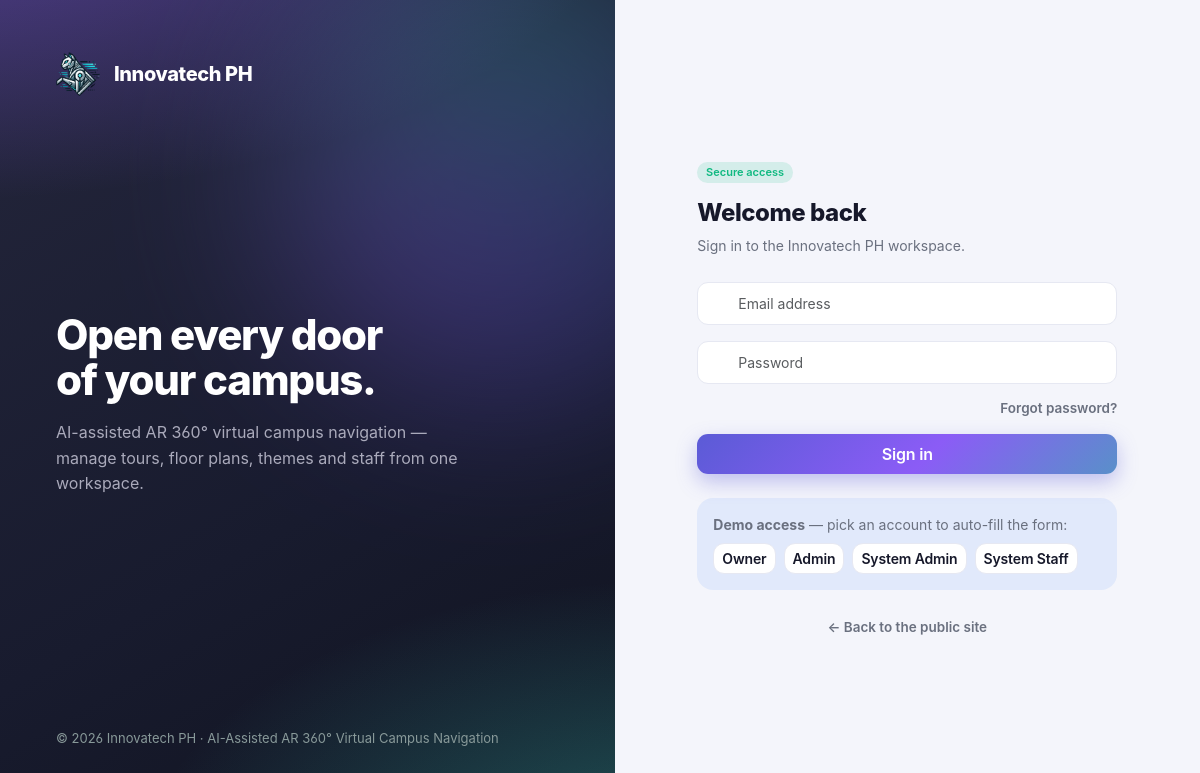
The app's page /admin/index.php with its own data.
### tables this page shows
CREATE TABLE `users` (
  `id` int UNSIGNED NOT NULL,
  `role_id` tinyint UNSIGNED NOT NULL,
  `institution_id` int UNSIGNED DEFAULT NULL COMMENT 'NULL for owner; required for admin/staff; optional for user',
  `supervisor_user_id` int UNSIGNED DEFAULT NULL COMMENT 'staff reports to this admin',
  `email` varchar(191) NOT NULL,
  `username` varchar(64) DEFAULT NULL,
  `password_hash` varchar(255) NOT NULL,
  `first_name` varchar(80) NOT NULL,
  `last_name` varchar(80) NOT NULL,
  `phone` varchar(32) DEFAULT NULL,
  `avatar_path` varchar(255) DEFAULT NULL,
  `is_active` tinyint(1) NOT NULL DEFAULT '1',
  `email_verified_at` datetime DEFAULT NULL,
  `last_login_at` datetime DEFAULT NULL,
  `created_by` int UNSIGNED DEFAULT NULL,
  `created_at` datetime NOT NULL DEFAULT CURRENT_TIMESTAMP,
  `updated_at` datetime NOT NULL DEFAULT CURRENT_TIMESTAMP ON UPDATE CURRENT_TIMESTAMP,
  `deleted_at` datetime DEFAULT NULL
);

CREATE TABLE `roles` (
  `id` tinyint UNSIGNED NOT NULL,
  `slug` varchar(32) NOT NULL,
  `name` varchar(64) NOT NULL,
  `description` varchar(255) DEFAULT NULL
);

### includes/functions.php (called while the page is built, shortened)
<?php
function db(): PDO
{
    $options = [
        PDO::ATTR_ERRMODE => PDO::ERRMODE_EXCEPTION,
        PDO::ATTR_DEFAULT_FETCH_MODE => PDO::FETCH_ASSOC,
        PDO::ATTR_EMULATE_PREPARES => false,
    ];
    $pdo = new PDO(
        'mysql:host=' . DB_HOST . ';port=' . DB_PORT . ';dbname=' . DB_NAME . ';charset=utf8mb4',
        DB_USER,
        DB_PASS,
        $options
    );
    return $pdo;
}
final class DbCrud
{
    public PDO $pdo;
    public function __construct(?PDO $pdo = null)
    {
        $this->pdo = $pdo ?? db();
    }
    public function raw(string $sql, array $params = []): PDOStatement
    {
        $stmt = $this->pdo->prepare($sql);
        $stmt->execute($params);
        return $stmt;
    }
}
function crud(): DbCrud
{
    static $instance = null;
    return $instance ??= new DbCrud();
}
function h($value): string
{
    return htmlspecialchars((string) $value, ENT_QUOTES, 'UTF-8');
}
function url(string $path = '', bool $absolute = false): string
{
    $path = ltrim($path, '/');
    $parts = explode('?', $path, 2);
    $base = $parts[0];
    if ($base !== '' && !str_ends_with($base, '/') && !str_contains(basename($base), '.')) {
        if (is_file(ROOT_PATH . '/' . $base . '.php')) {
            $parts[0] = $base . '.php';
            $path = implode('?', $parts);
        }
    }
    return BASE_URL . '/' . $path;
}

### admin/index.php (the view, shortened to what this page needs)
<?php
require_once __DIR__ . '/../includes/functions.php';
$action = $_GET['action'] ?? 'login';
$forgotSent = false;
$devResetLink = $_SESSION['_dev_reset_link'] ?? null;
$quickAccs = [];
try {
  $quickAccs = crud()->raw(
    "SELECT u.email, r.name AS role_name, r.slug AS role_slug, u.first_name, u.last_name
         FROM users u JOIN roles r ON r.id = u.role_id
         WHERE u.deleted_at IS NULL AND u.is_active = 1
         ORDER BY r.id ASC"
  )->fetchAll();
} catch (Throwable $e) {
  $quickAccs = [];
}
?>
<!DOCTYPE html>
<html lang="en" data-bs-theme="dark">
<head>
  <link href="<?= url('assets/css/inter-font.css') ?>" rel="stylesheet">
  <link href="<?= url('assets/css/bootstrap.min.css') ?>" rel="stylesheet">
  <link href="<?= url('admin/assets/css/dashboard.css') ?>" rel="stylesheet">
</head>
<body class="page-auth">
  <div class="login-wrap">
    <div class="login-brand">
      <div class="brand">
        <div class="logo"><img src="<?= url('assets/logo2.webp') ?>" alt="Innovatech PH"></div>
        <span><?= h(APP_NAME) ?></span>
      </div>
      <div class="tagline">
        <h1>Open every door<br>of your campus.</h1>
        <p>AI-assisted AR 360° virtual campus navigation — manage tours, floor plans, themes and staff from one
          workspace.</p>
      </div>
      <div class="foot">© <?= date('Y') ?> <?= h(APP_NAME) ?> · <?= h(APP_PRODUCT) ?></div>
    </div>
    <div class="login-card-wrap">
      <div class="login-card">
        <?php if ($action === 'forgot'): ?>
          <a class="back-link mb-3" href="<?= url('admin/index') ?>">← Back to sign in</a>
          <h2 class="mt-2">Reset password</h2>
          <p class="sub">Enter your email and we'll send you a secure reset link.</p>
          <?php if ($forgotSent): ?>
            <div class="alert alert-ia-success border-0 rounded-4">
              If that email exists, a reset link is on its way.
              <?php if ($devResetLink): ?>
                <div class="mt-2 small break-all">
                  <strong>Dev link (SMTP not configured):</strong><br>
                  <a href="<?= h($devResetLink) ?>"><?= h($devResetLink) ?></a>
                </div>
              <?php endif; ?>
            </div>
          <?php else: ?>
            <form method="post" action="<?= url('admin/index?action=forgot') ?>" class="d-grid gap-3">
              <input type="hidden" name="form" value="forgot">
              <div class="input-icon">
                <span class="icon"><?= ia_icon('mail', 16) ?></span>
                <input type="email" name="email" class="form-control" placeholder="you@school.edu.ph" required autofocus>
              </div>
              <button class="btn btn-grad py-2" type="submit">Send reset link</button>
            </form>
          <?php endif; ?>
        <?php else: ?>
          <div class="d-flex align-items-center justify-content-between mb-3">
            <span class="badge badge-live">Secure access</span>
          </div>
          <h2>Welcome back</h2>
          <p class="sub">Sign in to the <?= h(APP_NAME) ?> workspace.</p>
          <form method="post" class="d-grid gap-3">
            <div class="input-icon">
              <input type="email" name="email" class="form-control" placeholder="Email address" required autofocus
                value="<?= h($_POST['email'] ?? '') ?>">
            </div>
            <div class="input-icon">
              <input type="password" name="password" class="form-control" placeholder="Password" required id="login-pw">
              <button type="button" class="pw-eye-icon btn" data-pw="login-pw" tabindex="-1" title="Show password"
                aria-label="Show password"><?= ia_icon('eye', 16) ?></button>
            </div>
            <div class="d-flex justify-content-end forgot-row">
              <a class="back-link" href="<?= url('admin/index?action=forgot') ?>">Forgot password?</a>
            </div>
            <button class="btn btn-grad py-2 fs-6" type="submit">Sign in</button>
          </form>
          <div class="alert alert-ia-info border-0 rounded-4 mt-4 mb-0 small">
            <strong>Demo access</strong> — pick an account to auto-fill the form:
            <div class="d-flex flex-wrap gap-2 mt-2" id="quick-logins">
              <?php foreach ($quickAccs as $qa):
                $qaEmail = (string) $qa['email'];
                $qaRoleLabel = ucwords(str_replace('_', ' ', $qa['role_slug']));
                $qaName = trim(($qa['first_name'] ?? '') . ' ' . ($qa['last_name'] ?? ''));
                ?>
                <button type="button" class="btn btn-sm btn-outline-ia quick-login" data-email="<?= h($qaEmail) ?>"
                  data-pass="password" title="<?= h($qaName) ?>">
                  <?= h($qaRoleLabel) ?>
                </button>
              <?php endforeach; ?>
            </div>
          </div>
          <div class="text-center mt-4">
            <a class="back-link" href="<?= url('/') ?>" target="_blank">← Back to the public site</a>
          </div>
        <?php endif; ?>
      </div>
    </div>
  </div>
</body>
</html>

### records on screen
users: role.slug "Owner"
users: role.slug "Admin"
users: role.slug "System Admin"
users: role.slug "System Staff"

### other values on screen
APP_NAME "Innovatech PH"
APP_PRODUCT "AI-Assisted AR 360° Virtual Campus Navigation"
